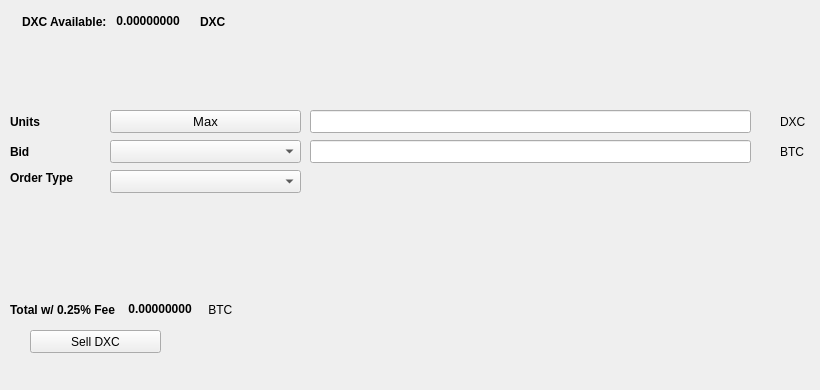
   <widget class="QWidget" name="SellTab">
    <attribute name="title">
     <string>Sell</string>
    </attribute>
    <widget class="QLabel" name="label_16">
     <property name="geometry">
      <rect>
       <x>780</x>
       <y>140</y>
       <width>31</width>
       <height>23</height>
      </rect>
     </property>
     <property name="text">
      <string>BTC</string>
     </property>
    </widget>
    <widget class="QComboBox" name="SellBidcomboBox">
     <property name="geometry">
      <rect>
       <x>110</x>
       <y>140</y>
       <width>191</width>
       <height>23</height>
      </rect>
     </property>
     <property name="font">
      <font>
       <pointsize>10</pointsize>
      </font>
     </property>
    </widget>
    <widget class="QLabel" name="label_18">
     <property name="geometry">
      <rect>
       <x>10</x>
       <y>110</y>
       <width>46</width>
       <height>23</height>
      </rect>
     </property>
     <property name="font">
      <font>
       <weight>75</weight>
       <bold>true</bold>
      </font>
     </property>
     <property name="text">
      <string>Units</string>
     </property>
    </widget>
    <widget class="QPushButton" name="Sell_Max_Amount">
     <property name="geometry">
      <rect>
       <x>110</x>
       <y>110</y>
       <width>191</width>
       <height>23</height>
      </rect>
     </property>
     <property name="font">
      <font>
       <pointsize>10</pointsize>
      </font>
     </property>
     <property name="text">
      <string>Max</string>
     </property>
    </widget>
    <widget class="QLabel" name="label_20">
     <property name="geometry">
      <rect>
       <x>10</x>
       <y>170</y>
       <width>91</width>
       <height>16</height>
      </rect>
     </property>
     <property name="font">
      <font>
       <weight>75</weight>
       <bold>true</bold>
      </font>
     </property>
     <property name="text">
      <string>Order Type</string>
     </property>
    </widget>
    <widget class="QComboBox" name="SellOrdertypeCombo">
     <property name="geometry">
      <rect>
       <x>110</x>
       <y>170</y>
       <width>191</width>
       <height>23</height>
      </rect>
     </property>
     <property name="font">
      <font>
       <pointsize>10</pointsize>
      </font>
     </property>
    </widget>
    <widget class="QLabel" name="label_21">
     <property name="geometry">
      <rect>
       <x>10</x>
       <y>140</y>
       <width>46</width>
       <height>23</height>
      </rect>
     </property>
     <property name="font">
      <font>
       <weight>75</weight>
       <bold>true</bold>
      </font>
     </property>
     <property name="text">
      <string>Bid</string>
     </property>
    </widget>
    <widget class="QLabel" name="label_22">
     <property name="geometry">
      <rect>
       <x>780</x>
       <y>110</y>
       <width>31</width>
       <height>23</height>
      </rect>
     </property>
     <property name="text">
      <string>DXC</string>
     </property>
    </widget>
    <widget class="QLineEdit" name="UnitsInputDXC">
     <property name="geometry">
      <rect>
       <x>310</x>
       <y>110</y>
       <width>441</width>
       <height>23</height>
      </rect>
     </property>
     <property name="font">
      <font>
       <pointsize>9</pointsize>
       <weight>75</weight>
       <bold>true</bold>
      </font>
     </property>
    </widget>
    <widget class="QLineEdit" name="SellBidPriceEdit">
     <property name="geometry">
      <rect>
       <x>310</x>
       <y>140</y>
       <width>441</width>
       <height>23</height>
      </rect>
     </property>
     <property name="font">
      <font>
       <pointsize>9</pointsize>
       <weight>75</weight>
       <bold>true</bold>
      </font>
     </property>
    </widget>
    <widget class="QPushButton" name="SellDXCBTN">
     <property name="geometry">
      <rect>
       <x>30</x>
       <y>330</y>
       <width>131</width>
       <height>23</height>
      </rect>
     </property>
     <property name="text">
      <string>Sell DXC</string>
     </property>
     <property name="icon">
      <iconset resource="../dixicoin">
       <normaloff>:/icons/bitcoin</normaloff>:/icons/bitcoin</iconset>
     </property>
    </widget>
    <widget class="QWidget" name="layoutWidget3">
     <property name="geometry">
      <rect>
       <x>22</x>
       <y>12</y>
       <width>258</width>
       <height>19</height>
      </rect>
     </property>
     <layout class="QHBoxLayout" name="horizontalLayout">
      <item>
       <widget class="QLabel" name="label232_2">
        <property name="font">
         <font>
          <weight>75</weight>
          <bold>true</bold>
         </font>
        </property>
        <property name="text">
         <string>DXC Available:</string>
        </property>
       </widget>
      </item>
      <item>
       <widget class="QLabel" name="DXCAvailableLabel">
        <property name="palette">
         <palette>
          <active>
           <colorrole role="WindowText">
            <brush brushstyle="SolidPattern">
             <color alpha="255">
              <red>0</red>
              <green>0</green>
              <blue>0</blue>
             </color>
            </brush>
           </colorrole>
           <colorrole role="Button">
            <brush brushstyle="SolidPattern">
             <color alpha="255">
              <red>0</red>
              <green>170</green>
              <blue>0</blue>
             </color>
            </brush>
           </colorrole>
           <colorrole role="Light">
            <brush brushstyle="SolidPattern">
             <color alpha="255">
              <red>0</red>
              <green>255</green>
              <blue>0</blue>
             </color>
            </brush>
           </colorrole>
           <colorrole role="Midlight">
            <brush brushstyle="SolidPattern">
             <color alpha="255">
              <red>0</red>
              <green>212</green>
              <blue>0</blue>
             </color>
            </brush>
           </colorrole>
           <colorrole role="Dark">
            <brush brushstyle="SolidPattern">
             <color alpha="255">
              <red>0</red>
              <green>85</green>
              <blue>0</blue>
             </color>
            </brush>
           </colorrole>
           <colorrole role="Mid">
            <brush brushstyle="SolidPattern">
             <color alpha="255">
              <red>0</red>
              <green>113</green>
              <blue>0</blue>
             </color>
            </brush>
           </colorrole>
           <colorrole role="Text">
            <brush brushstyle="SolidPattern">
             <color alpha="255">
              <red>0</red>
              <green>170</green>
              <blue>0</blue>
             </color>
            </brush>
           </colorrole>
           <colorrole role="BrightText">
            <brush brushstyle="SolidPattern">
             <color alpha="255">
              <red>255</red>
              <green>255</green>
              <blue>255</blue>
             </color>
            </brush>
           </colorrole>
           <colorrole role="ButtonText">
            <brush brushstyle="SolidPattern">
             <color alpha="255">
              <red>0</red>
              <green>0</green>
              <blue>0</blue>
             </color>
            </brush>
           </colorrole>
           <colorrole role="Base">
            <brush brushstyle="SolidPattern">
             <color alpha="255">
              <red>255</red>
              <green>255</green>
              <blue>255</blue>
             </color>
            </brush>
           </colorrole>
           <colorrole role="Window">
            <brush brushstyle="SolidPattern">
             <color alpha="255">
              <red>0</red>
              <green>170</green>
              <blue>0</blue>
             </color>
            </brush>
           </colorrole>
           <colorrole role="Shadow">
            <brush brushstyle="SolidPattern">
             <color alpha="255">
              <red>0</red>
              <green>0</green>
              <blue>0</blue>
             </color>
            </brush>
           </colorrole>
           <colorrole role="AlternateBase">
            <brush brushstyle="SolidPattern">
             <color alpha="255">
              <red>127</red>
              <green>212</green>
              <blue>127</blue>
             </color>
            </brush>
           </colorrole>
           <colorrole role="ToolTipBase">
            <brush brushstyle="SolidPattern">
             <color alpha="255">
              <red>255</red>
              <green>255</green>
              <blue>220</blue>
             </color>
            </brush>
           </colorrole>
           <colorrole role="ToolTipText">
            <brush brushstyle="SolidPattern">
             <color alpha="255">
              <red>0</red>
              <green>0</green>
              <blue>0</blue>
             </color>
            </brush>
           </colorrole>
          </active>
          <inactive>
           <colorrole role="WindowText">
            <brush brushstyle="SolidPattern">
             <color alpha="255">
              <red>0</red>
              <green>0</green>
              <blue>0</blue>
             </color>
            </brush>
           </colorrole>
           <colorrole role="Button">
            <brush brushstyle="SolidPattern">
             <color alpha="255">
              <red>0</red>
              <green>170</green>
              <blue>0</blue>
             </color>
            </brush>
           </colorrole>
           <colorrole role="Light">
            <brush brushstyle="SolidPattern">
             <color alpha="255">
              <red>0</red>
              <green>255</green>
              <blue>0</blue>
             </color>
            </brush>
           </colorrole>
           <colorrole role="Midlight">
            <brush brushstyle="SolidPattern">
             <color alpha="255">
              <red>0</red>
              <green>212</green>
              <blue>0</blue>
             </color>
            </brush>
           </colorrole>
           <colorrole role="Dark">
            <brush brushstyle="SolidPattern">
             <color alpha="255">
              <red>0</red>
              <green>85</green>
              <blue>0</blue>
             </color>
            </brush>
           </colorrole>
           <colorrole role="Mid">
            <brush brushstyle="SolidPattern">
             <color alpha="255">
              <red>0</red>
              <green>113</green>
              <blue>0</blue>
             </color>
            </brush>
           </colorrole>
           <colorrole role="Text">
            <brush brushstyle="SolidPattern">
             <color alpha="255">
              <red>0</red>
              <green>170</green>
              <blue>0</blue>
             </color>
            </brush>
           </colorrole>
           <colorrole role="BrightText">
            <brush brushstyle="SolidPattern">
             <color alpha="255">
              <red>255</red>
              <green>255</green>
              <blue>255</blue>
             </color>
            </brush>
           </colorrole>
           <colorrole role="ButtonText">
            <brush brushstyle="SolidPattern">
             <color alpha="255">
              <red>0</red>
              <green>0</green>
              <blue>0</blue>
             </color>
            </brush>
           </colorrole>
           <colorrole role="Base">
            <brush brushstyle="SolidPattern">
             <color alpha="255">
              <red>255</red>
              <green>255</green>
              <blue>255</blue>
             </color>
            </brush>
           </colorrole>
           <colorrole role="Window">
            <brush brushstyle="SolidPattern">
             <color alpha="255">
              <red>0</red>
              <green>170</green>
              <blue>0</blue>
             </color>
            </brush>
           </colorrole>
           <colorrole role="Shadow">
            <brush brushstyle="SolidPattern">
             <color alpha="255">
              <red>0</red>
              <green>0</green>
              <blue>0</blue>
             </color>
            </brush>
           </colorrole>
           <colorrole role="AlternateBase">
            <brush brushstyle="SolidPattern">
             <color alpha="255">
              <red>127</red>
              <green>212</green>
              <blue>127</blue>
             </color>
            </brush>
           </colorrole>
           <colorrole role="ToolTipBase">
            <brush brushstyle="SolidPattern">
             <color alpha="255">
              <red>255</red>
              <green>255</green>
              <blue>220</blue>
             </color>
            </brush>
           </colorrole>
           <colorrole role="ToolTipText">
            <brush brushstyle="SolidPattern">
             <color alpha="255">
              <red>0</red>
              <green>0</green>
              <blue>0</blue>
             </color>
            </brush>
           </colorrole>
          </inactive>
          <disabled>
           <colorrole role="WindowText">
            <brush brushstyle="SolidPattern">
             <color alpha="255">
              <red>0</red>
              <green>85</green>
              <blue>0</blue>
             </color>
            </brush>
           </colorrole>
           <colorrole role="Button">
            <brush brushstyle="SolidPattern">
             <color alpha="255">
              <red>0</red>
              <green>170</green>
              <blue>0</blue>
             </color>
            </brush>
           </colorrole>
           <colorrole role="Light">
            <brush brushstyle="SolidPattern">
             <color alpha="255">
              <red>0</red>
              <green>255</green>
              <blue>0</blue>
             </color>
            </brush>
           </colorrole>
           <colorrole role="Midlight">
            <brush brushstyle="SolidPattern">
             <color alpha="255">
              <red>0</red>
              <green>212</green>
              <blue>0</blue>
             </color>
            </brush>
           </colorrole>
           <colorrole role="Dark">
            <brush brushstyle="SolidPattern">
             <color alpha="255">
              <red>0</red>
              <green>85</green>
              <blue>0</blue>
             </color>
            </brush>
           </colorrole>
           <colorrole role="Mid">
            <brush brushstyle="SolidPattern">
             <color alpha="255">
              <red>0</red>
              <green>113</green>
              <blue>0</blue>
             </color>
            </brush>
           </colorrole>
           <colorrole role="Text">
            <brush brushstyle="SolidPattern">
             <color alpha="255">
              <red>0</red>
              <green>85</green>
              <blue>0</blue>
             </color>
            </brush>
           </colorrole>
           <colorrole role="BrightText">
            <brush brushstyle="SolidPattern">
             <color alpha="255">
              <red>255</red>
              <green>255</green>
              <blue>255</blue>
             </color>
            </brush>
           </colorrole>
           <colorrole role="ButtonText">
            <brush brushstyle="SolidPattern">
             <color alpha="255">
              <red>0</red>
              <green>85</green>
              <blue>0</blue>
             </color>
            </brush>
           </colorrole>
           <colorrole role="Base">
            <brush brushstyle="SolidPattern">
             <color alpha="255">
              <red>0</red>
              <green>170</green>
              <blue>0</blue>
             </color>
            </brush>
           </colorrole>
           <colorrole role="Window">
            <brush brushstyle="SolidPattern">
             <color alpha="255">
              <red>0</red>
              <green>170</green>
              <blue>0</blue>
             </color>
            </brush>
           </colorrole>
           <colorrole role="Shadow">
            <brush brushstyle="SolidPattern">
             <color alpha="255">
              <red>0</red>
              <green>0</green>
              <blue>0</blue>
             </color>
            </brush>
           </colorrole>
           <colorrole role="AlternateBase">
            <brush brushstyle="SolidPattern">
             <color alpha="255">
              <red>0</red>
              <green>170</green>
              <blue>0</blue>
             </color>
            </brush>
           </colorrole>
           <colorrole role="ToolTipBase">
            <brush brushstyle="SolidPattern">
             <color alpha="255">
              <red>255</red>
              <green>255</green>
              <blue>220</blue>
             </color>
            </brush>
           </colorrole>
           <colorrole role="ToolTipText">
            <brush brushstyle="SolidPattern">
             <color alpha="255">
              <red>0</red>
              <green>0</green>
              <blue>0</blue>
             </color>
            </brush>
           </colorrole>
          </disabled>
         </palette>
        </property>
        <property name="font">
         <font>
          <weight>75</weight>
          <bold>true</bold>
         </font>
        </property>
        <property name="text">
         <string> 0.00000000 </string>
        </property>
        <property name="textInteractionFlags">
         <set>Qt::LinksAccessibleByMouse|Qt::TextSelectableByKeyboard|Qt::TextSelectableByMouse</set>
        </property>
       </widget>
      </item>
      <item>
       <widget class="QLabel" name="labelDXC">
        <property name="font">
         <font>
          <weight>75</weight>
          <bold>true</bold>
         </font>
        </property>
        <property name="text">
         <string>DXC</string>
        </property>
       </widget>
      </item>
     </layout>
    </widget>
    <widget class="QWidget" name="layoutWidget">
     <property name="geometry">
      <rect>
       <x>10</x>
       <y>300</y>
       <width>268</width>
       <height>19</height>
      </rect>
     </property>
     <layout class="QHBoxLayout" name="horizontalLayout_2">
      <item>
       <widget class="QLabel" name="label_19">
        <property name="font">
         <font>
          <weight>75</weight>
          <bold>true</bold>
         </font>
        </property>
        <property name="text">
         <string>Total w/ 0.25% Fee </string>
        </property>
       </widget>
      </item>
      <item>
       <widget class="QLabel" name="SellCostLabel">
        <property name="palette">
         <palette>
          <active>
           <colorrole role="WindowText">
            <brush brushstyle="SolidPattern">
             <color alpha="255">
              <red>0</red>
              <green>0</green>
              <blue>0</blue>
             </color>
            </brush>
           </colorrole>
           <colorrole role="Button">
            <brush brushstyle="SolidPattern">
             <color alpha="255">
              <red>0</red>
              <green>170</green>
              <blue>0</blue>
             </color>
            </brush>
           </colorrole>
           <colorrole role="Light">
            <brush brushstyle="SolidPattern">
             <color alpha="255">
              <red>0</red>
              <green>255</green>
              <blue>0</blue>
             </color>
            </brush>
           </colorrole>
           <colorrole role="Midlight">
            <brush brushstyle="SolidPattern">
             <color alpha="255">
              <red>0</red>
              <green>212</green>
              <blue>0</blue>
             </color>
            </brush>
           </colorrole>
           <colorrole role="Dark">
            <brush brushstyle="SolidPattern">
             <color alpha="255">
              <red>0</red>
              <green>85</green>
              <blue>0</blue>
             </color>
            </brush>
           </colorrole>
           <colorrole role="Mid">
            <brush brushstyle="SolidPattern">
             <color alpha="255">
              <red>0</red>
              <green>113</green>
              <blue>0</blue>
             </color>
            </brush>
           </colorrole>
           <colorrole role="Text">
            <brush brushstyle="SolidPattern">
             <color alpha="255">
              <red>0</red>
              <green>170</green>
              <blue>0</blue>
             </color>
            </brush>
           </colorrole>
           <colorrole role="BrightText">
            <brush brushstyle="SolidPattern">
             <color alpha="255">
              <red>255</red>
              <green>255</green>
              <blue>255</blue>
             </color>
            </brush>
           </colorrole>
           <colorrole role="ButtonText">
            <brush brushstyle="SolidPattern">
             <color alpha="255">
              <red>0</red>
              <green>0</green>
              <blue>0</blue>
             </color>
            </brush>
           </colorrole>
           <colorrole role="Base">
            <brush brushstyle="SolidPattern">
             <color alpha="255">
              <red>255</red>
              <green>255</green>
              <blue>255</blue>
             </color>
            </brush>
           </colorrole>
           <colorrole role="Window">
            <brush brushstyle="SolidPattern">
             <color alpha="255">
              <red>0</red>
              <green>170</green>
              <blue>0</blue>
             </color>
            </brush>
           </colorrole>
           <colorrole role="Shadow">
            <brush brushstyle="SolidPattern">
             <color alpha="255">
              <red>0</red>
              <green>0</green>
              <blue>0</blue>
             </color>
            </brush>
           </colorrole>
           <colorrole role="AlternateBase">
            <brush brushstyle="SolidPattern">
             <color alpha="255">
              <red>127</red>
              <green>212</green>
              <blue>127</blue>
             </color>
            </brush>
           </colorrole>
           <colorrole role="ToolTipBase">
            <brush brushstyle="SolidPattern">
             <color alpha="255">
              <red>255</red>
              <green>255</green>
              <blue>220</blue>
             </color>
            </brush>
           </colorrole>
           <colorrole role="ToolTipText">
            <brush brushstyle="SolidPattern">
             <color alpha="255">
              <red>0</red>
              <green>0</green>
              <blue>0</blue>
             </color>
            </brush>
           </colorrole>
          </active>
          <inactive>
           <colorrole role="WindowText">
            <brush brushstyle="SolidPattern">
             <color alpha="255">
              <red>0</red>
              <green>0</green>
              <blue>0</blue>
             </color>
            </brush>
           </colorrole>
           <colorrole role="Button">
            <brush brushstyle="SolidPattern">
             <color alpha="255">
              <red>0</red>
              <green>170</green>
              <blue>0</blue>
             </color>
            </brush>
           </colorrole>
           <colorrole role="Light">
            <brush brushstyle="SolidPattern">
             <color alpha="255">
              <red>0</red>
              <green>255</green>
              <blue>0</blue>
             </color>
            </brush>
           </colorrole>
           <colorrole role="Midlight">
            <brush brushstyle="SolidPattern">
             <color alpha="255">
              <red>0</red>
              <green>212</green>
              <blue>0</blue>
             </color>
            </brush>
           </colorrole>
           <colorrole role="Dark">
            <brush brushstyle="SolidPattern">
             <color alpha="255">
              <red>0</red>
              <green>85</green>
              <blue>0</blue>
             </color>
            </brush>
           </colorrole>
           <colorrole role="Mid">
            <brush brushstyle="SolidPattern">
             <color alpha="255">
              <red>0</red>
              <green>113</green>
              <blue>0</blue>
             </color>
            </brush>
           </colorrole>
           <colorrole role="Text">
            <brush brushstyle="SolidPattern">
             <color alpha="255">
              <red>0</red>
              <green>170</green>
              <blue>0</blue>
             </color>
            </brush>
           </colorrole>
           <colorrole role="BrightText">
            <brush brushstyle="SolidPattern">
             <color alpha="255">
              <red>255</red>
              <green>255</green>
              <blue>255</blue>
             </color>
            </brush>
           </colorrole>
           <colorrole role="ButtonText">
            <brush brushstyle="SolidPattern">
             <color alpha="255">
              <red>0</red>
              <green>0</green>
              <blue>0</blue>
             </color>
            </brush>
           </colorrole>
           <colorrole role="Base">
            <brush brushstyle="SolidPattern">
             <color alpha="255">
              <red>255</red>
              <green>255</green>
              <blue>255</blue>
             </color>
            </brush>
           </colorrole>
           <colorrole role="Window">
            <brush brushstyle="SolidPattern">
             <color alpha="255">
              <red>0</red>
              <green>170</green>
              <blue>0</blue>
             </color>
            </brush>
           </colorrole>
           <colorrole role="Shadow">
            <brush brushstyle="SolidPattern">
             <color alpha="255">
              <red>0</red>
              <green>0</green>
              <blue>0</blue>
             </color>
            </brush>
           </colorrole>
           <colorrole role="AlternateBase">
            <brush brushstyle="SolidPattern">
             <color alpha="255">
              <red>127</red>
              <green>212</green>
              <blue>127</blue>
             </color>
            </brush>
           </colorrole>
           <colorrole role="ToolTipBase">
            <brush brushstyle="SolidPattern">
             <color alpha="255">
              <red>255</red>
              <green>255</green>
              <blue>220</blue>
             </color>
            </brush>
           </colorrole>
           <colorrole role="ToolTipText">
            <brush brushstyle="SolidPattern">
             <color alpha="255">
              <red>0</red>
              <green>0</green>
              <blue>0</blue>
             </color>
            </brush>
           </colorrole>
          </inactive>
          <disabled>
           <colorrole role="WindowText">
            <brush brushstyle="SolidPattern">
             <color alpha="255">
              <red>0</red>
              <green>85</green>
              <blue>0</blue>
             </color>
            </brush>
           </colorrole>
           <colorrole role="Button">
            <brush brushstyle="SolidPattern">
             <color alpha="255">
              <red>0</red>
              <green>170</green>
              <blue>0</blue>
             </color>
            </brush>
           </colorrole>
           <colorrole role="Light">
            <brush brushstyle="SolidPattern">
             <color alpha="255">
              <red>0</red>
              <green>255</green>
              <blue>0</blue>
             </color>
            </brush>
           </colorrole>
           <colorrole role="Midlight">
            <brush brushstyle="SolidPattern">
             <color alpha="255">
              <red>0</red>
              <green>212</green>
              <blue>0</blue>
             </color>
            </brush>
           </colorrole>
           <colorrole role="Dark">
            <brush brushstyle="SolidPattern">
             <color alpha="255">
              <red>0</red>
              <green>85</green>
              <blue>0</blue>
             </color>
            </brush>
           </colorrole>
           <colorrole role="Mid">
            <brush brushstyle="SolidPattern">
             <color alpha="255">
              <red>0</red>
              <green>113</green>
              <blue>0</blue>
             </color>
            </brush>
           </colorrole>
           <colorrole role="Text">
            <brush brushstyle="SolidPattern">
             <color alpha="255">
              <red>0</red>
              <green>85</green>
              <blue>0</blue>
             </color>
            </brush>
           </colorrole>
           <colorrole role="BrightText">
            <brush brushstyle="SolidPattern">
             <color alpha="255">
              <red>255</red>
              <green>255</green>
              <blue>255</blue>
             </color>
            </brush>
           </colorrole>
           <colorrole role="ButtonText">
            <brush brushstyle="SolidPattern">
             <color alpha="255">
              <red>0</red>
              <green>85</green>
              <blue>0</blue>
             </color>
            </brush>
           </colorrole>
           <colorrole role="Base">
            <brush brushstyle="SolidPattern">
             <color alpha="255">
              <red>0</red>
              <green>170</green>
              <blue>0</blue>
             </color>
            </brush>
           </colorrole>
           <colorrole role="Window">
            <brush brushstyle="SolidPattern">
             <color alpha="255">
              <red>0</red>
              <green>170</green>
              <blue>0</blue>
             </color>
            </brush>
           </colorrole>
           <colorrole role="Shadow">
            <brush brushstyle="SolidPattern">
             <color alpha="255">
              <red>0</red>
              <green>0</green>
              <blue>0</blue>
             </color>
            </brush>
           </colorrole>
           <colorrole role="AlternateBase">
            <brush brushstyle="SolidPattern">
             <color alpha="255">
              <red>0</red>
              <green>170</green>
              <blue>0</blue>
             </color>
            </brush>
           </colorrole>
           <colorrole role="ToolTipBase">
            <brush brushstyle="SolidPattern">
             <color alpha="255">
              <red>255</red>
              <green>255</green>
              <blue>220</blue>
             </color>
            </brush>
           </colorrole>
           <colorrole role="ToolTipText">
            <brush brushstyle="SolidPattern">
             <color alpha="255">
              <red>0</red>
              <green>0</green>
              <blue>0</blue>
             </color>
            </brush>
           </colorrole>
          </disabled>
         </palette>
        </property>
        <property name="font">
         <font>
          <weight>75</weight>
          <bold>true</bold>
         </font>
        </property>
        <property name="autoFillBackground">
         <bool>false</bool>
        </property>
        <property name="text">
         <string> 0.00000000</string>
        </property>
        <property name="textInteractionFlags">
         <set>Qt::LinksAccessibleByMouse|Qt::TextSelectableByMouse</set>
        </property>
       </widget>
      </item>
      <item>
       <widget class="QLabel" name="label_17">
        <property name="font">
         <font>
          <weight>50</weight>
          <bold>false</bold>
         </font>
        </property>
        <property name="text">
         <string> BTC</string>
        </property>
       </widget>
      </item>
     </layout>
    </widget>
    <widget class="QLabel" name="label_23">
     <property name="geometry">
      <rect>
       <x>460</x>
       <y>300</y>
       <width>281</width>
       <height>81</height>
      </rect>
     </property>
     <property name="text">
      <string/>
     </property>
     <property name="pixmap">
      <pixmap>:/images/bittrex</pixmap>
     </property>
    </widget>
   </widget>
